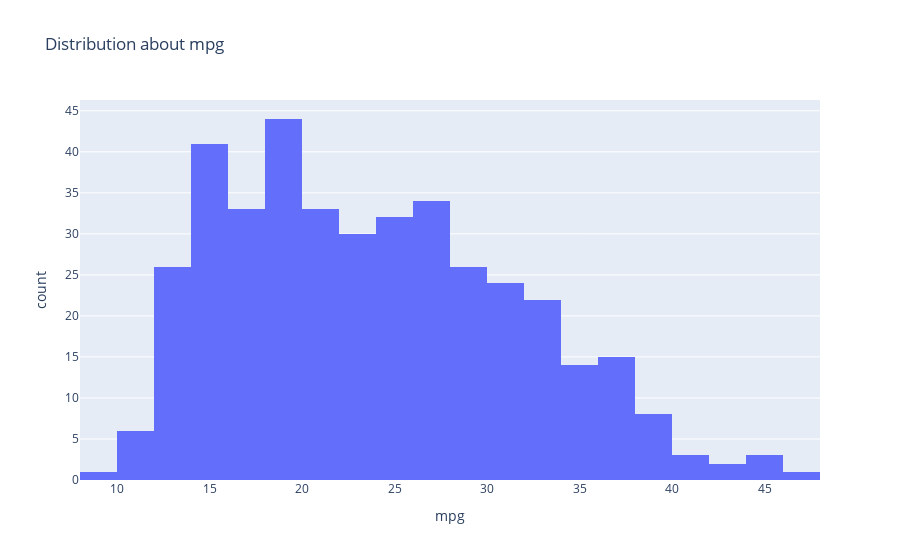

Write notebook code for a chart like this one.
### Markdown cell above
Histogram with count of cars and fuel concumption:

### Code cell
fig_h6 = px.histogram(data_frame = data,
             x ='mpg',
             nbins = 25,
             title = 'Distribution about mpg')
fig_h6.show()

### Figure 1 — Plotly figure (JSON) as saved in the notebook; plotly's stock layout.template omitted (floating-point values rounded to 4 significant figures; data arrays with more than 128 entries replaced by an {"elided": "..."} marker saying what was removed)
{"data": [{"alignmentgroup": "True", "bingroup": "x", "hovertemplate": "mpg=%{x}<br>count=%{y}<extra></extra>", "legendgroup": "", "marker": {"color": "#636efa"}, "name": "", "nbinsx": 25, "offsetgroup": "", "orientation": "v", "showlegend": false, "type": "histogram", "x": {"elided": "398 float values"}, "xaxis": "x", "yaxis": "y"}], "layout": {"barmode": "relative", "legend": {"tracegroupgap": 0}, "title": {"text": "Distribution about mpg"}, "xaxis": {"anchor": "y", "domain": [0, 1], "title": {"text": "mpg"}}, "yaxis": {"anchor": "x", "domain": [0, 1], "title": {"text": "count"}}}}
